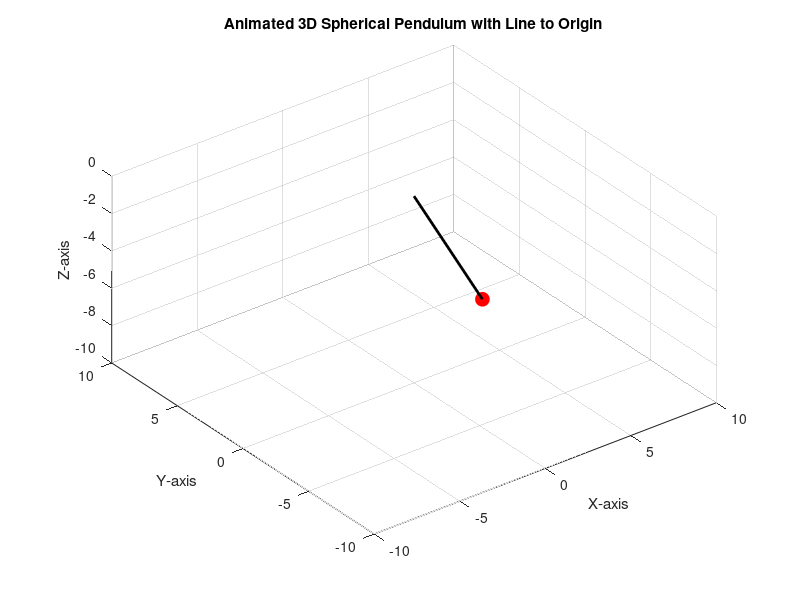

This chart was generated by the following MATLAB code: (Note: this script raises an error after producing the figure.)
% Spherical Pendulum Parameters
L = 8;                    % Length of the pendulum
theta_max = pi/6;         % Maximum swing angle for theta (30 degrees)
phi_max = pi/6;           % Maximum swing angle for phi (30 degrees)

% Angular frequencies for the two motions
omega_theta = 2;          % Frequency for theta oscillation
omega_phi = 1;            % Frequency for phi oscillation

% Animation parameters
t_final = 1000;             % Total duration of the animation (in seconds)
nFrames = t_final * 30;            % Number of frames in the animation
t_values = linspace(0, t_final, nFrames);

% Create a new figure and set up the axes for 3D plotting
figure;
hold on;
grid on;
xlabel('X-axis');
ylabel('Y-axis');
zlabel('Z-axis');
title('Animated 3D Spherical Pendulum with Line to Origin');
axis equal;
view(3);

% Fix the axis limits to a 10x10x10 cube
axis([-10 10 -10 10 -10 0]);
axis manual;  % Prevent MATLAB from auto-scaling the axes

% (Optional) Initialize an empty plot for the trail of the pendulum bob
hTrail = plot3(nan, nan, nan, 'b-', 'LineWidth', 1.5);

% Compute the initial angles and bob position at t = t_values(1)
initial_t = t_values(1);
theta0 = theta_max * cos(omega_theta * initial_t);
phi0   = phi_max * sin(omega_phi * initial_t);
initial_x = L * sin(theta0) * cos(phi0);
initial_y = L * sin(theta0) * sin(phi0);
initial_z = -L * cos(theta0);

% Plot the pendulum bob (marker)
hMarker = plot3(initial_x, initial_y, initial_z, 'ro', 'MarkerSize', 10, 'MarkerFaceColor', 'r');

% Plot the line connecting the bob to the origin
hLine = plot3([0 initial_x], [0 initial_y], [0 initial_z], 'k-', 'LineWidth', 2);

% Arrays to store the trail coordinates (optional)
x_trail = [];
y_trail = [];
z_trail = [];

% Animate the pendulum motion with two degrees of freedom
for k = 1:length(t_values)
    current_t = t_values(k);
    
    % Compute the time-varying angles for the spherical pendulum
    theta = theta_max * cos(omega_theta * current_t); % Polar angle (from vertical)
    phi   = phi_max * sin(omega_phi * current_t);       % Azimuthal angle
    
    % Compute the bob's position in Cartesian coordinates
    current_x = L * sin(theta) * cos(phi);
    current_y = L * sin(theta) * sin(phi);
    current_z = -L * cos(theta);
    
    % Before updating, check if the objects are still valid
    if isvalid(hMarker)
        set(hMarker, 'XData', current_x, 'YData', current_y, 'ZData', current_z);
    end
    
    if isvalid(hLine)
        set(hLine, 'XData', [0 current_x], 'YData', [0 current_y], 'ZData', [0 current_z]);
    end
    
    % Update the trail (optional)
    x_trail(end+1) = current_x;
    y_trail(end+1) = current_y;
    z_trail(end+1) = current_z;
    if isvalid(hTrail)
        set(hTrail, 'XData', x_trail, 'YData', y_trail, 'ZData', z_trail);
    end
    
    drawnow;         % Update the figure window
    pause(0.05);     % Pause to control the animation speed
end

hold off;
